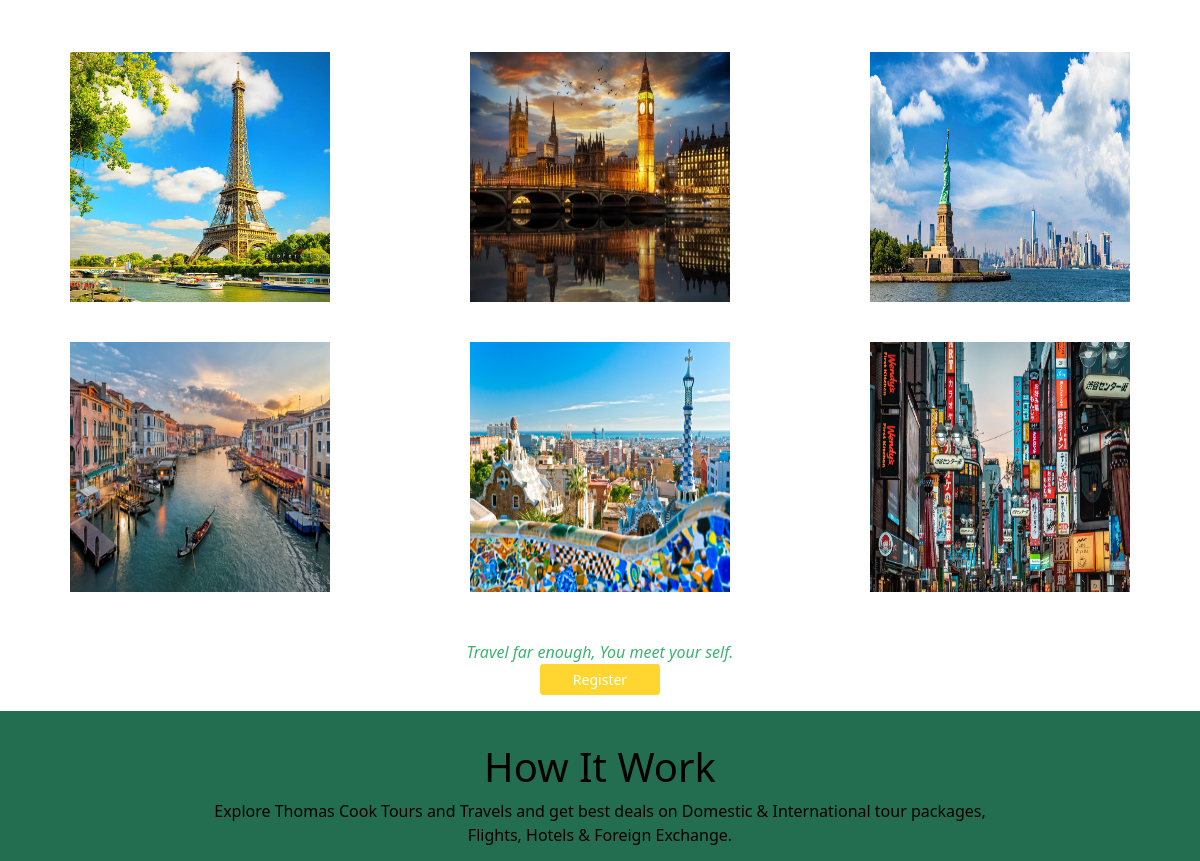
Before: / (middle part) with the older database file.
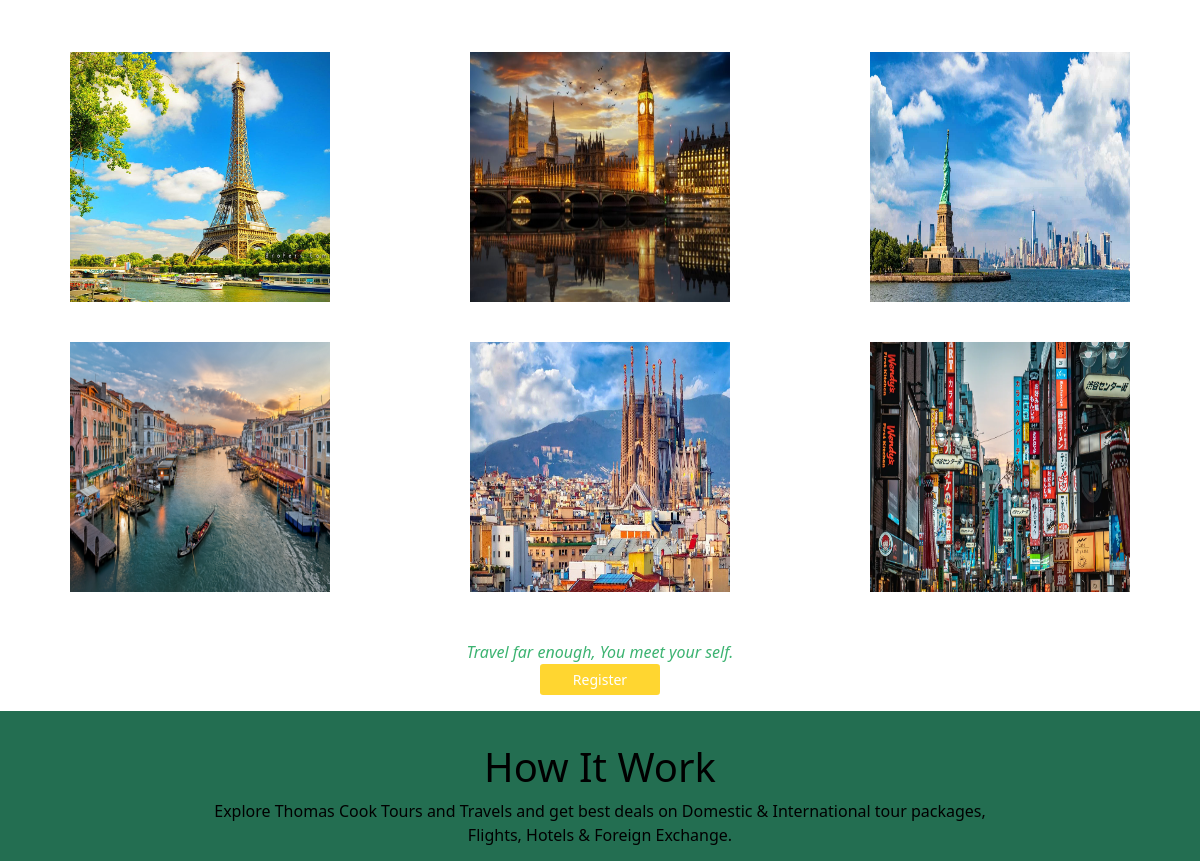
After: the same page with the newer database file.
### travelling/models.py (models this page shows)
class Destination_details(models.Model):
    des_place=models.CharField(max_length=200)
    des_img=models.ImageField(upload_to='media')
    des_img2=models.ImageField(upload_to='media')
    place_descrip=models.TextField(max_length=2000)
    price=models.IntegerField()
    img1 = models.ImageField(upload_to='media')
    name1 = models.CharField(max_length=200)
    des1 = models.TextField(max_length=1000)
    img2 = models.ImageField(upload_to='media')
    name2 = models.CharField(max_length=200)
    des2 = models.TextField(max_length=1000)
    img3 = models.ImageField(upload_to='media')
    name3 = models.CharField(max_length=200)
    des3 = models.TextField(max_length=1000)
    img4 = models.ImageField(upload_to='media')
    name4 = models.CharField(max_length=200)
    des4 = models.TextField(max_length=1000)
    img5 = models.ImageField(upload_to='media')
    name5 = models.CharField(max_length=200)
    des5 = models.TextField(max_length=1000)

### travelling/views.py (the view)
# urls.py: 2. Add a URL to urlpatterns:  path('', Home.as_view(), name='home')
def Home(request):
    backgro_img=Dest_img.objects.all()
    detail=Destination_details.objects.all()
    travel=Travellers.objects.all()
    context={'bg_img':backgro_img ,'details':detail ,'travels':travel}
    return render(request, 'home.html' ,context)

### templates/home.html (shortened to what this page needs)
<!DOCTYPE html>
<html lang="en">
<head>
  <link href="https://cdn.jsdelivr.net/npm/bootstrap@5.0.2/dist/css/bootstrap.min.css" rel="stylesheet">
</head>
<body>
  <div class="container-fluid">
    <div class="row  justify-content-md-center">
      <div class="col pt-3 my-3" style="text-align: center;" >
      </div>
    </div>
<div class="row " style=" text-align: center; ">
  {% for items in details %}
  <div class="col-4 pt-2 my-3">
    <a href="{% url 'tra_des' items.id  %}"> <img src="{{ items.des_img.url }}" style="height:250px; width:260px; text-align: center; "></a>
    </div>
  {% endfor %}
  </div>
</div>
<div class="col-lg-12 pt-3 my-3" style="text-align:center">
  <i style="font-style: oblique; color:MediumSeaGreen">Travel far enough, You meet your self.</i><br>
  <a href="{% url 'formpage' %}" button type="submit" class="btn btn-sm" style="width:120px;background-color:#FFD630; color:white;"  name="Register">Register</button></a>
</div>
<div class="container-fluid " style=" background-color: rgb(35, 110, 81);color:black;">
  <div class="row justify-content-md-center" style="text-align: center;">
    <div class="col-lg-8 pt-3 my-3 ">
      <h1>How It Work</h1>
      <P>Explore Thomas Cook Tours and Travels and get best deals on Domestic & International tour packages, Flights, Hotels & Foreign Exchange.</P>
    </div>
  </div>
</div>
</body>
</html>

Changed rows visible on the page:
changed Destination_details (number 5 of 6 on the later page): des_img: a different picture
